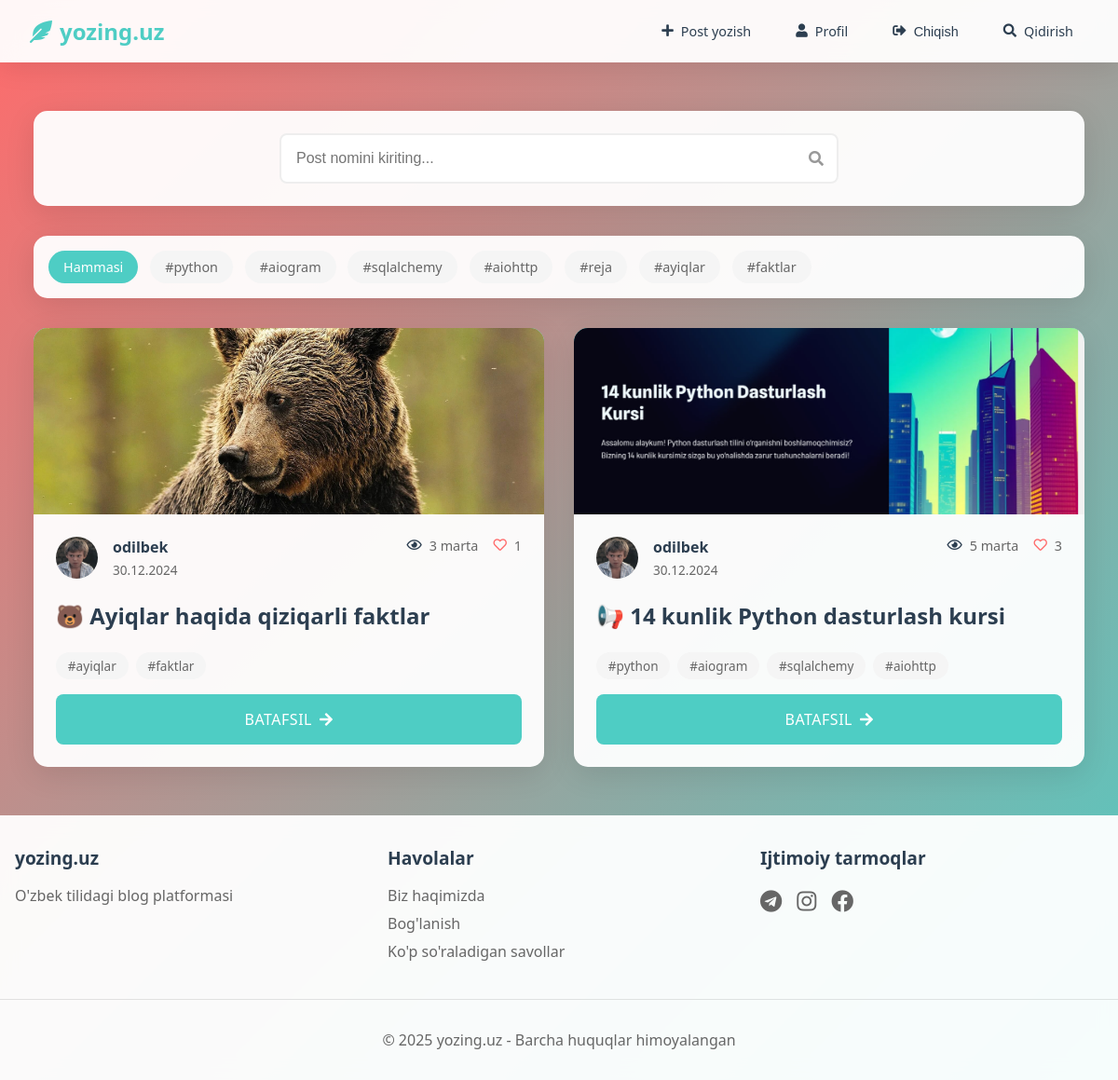
The app's page / (signed in) with its own data.
### blog/models.py (models this page shows, shortened)
class Tag(models.Model):
    name = models.CharField(max_length=50, unique=True)
    slug = models.SlugField(max_length=50, unique=True)

class Post(models.Model):
    title = models.CharField(max_length=200)
    content = models.TextField()
    image = models.ImageField(upload_to='media/images/', null=True, blank=True)
    created_at = models.DateTimeField(auto_now_add=True)
    updated_at = models.DateTimeField(auto_now=True)
    author = models.ForeignKey(User, on_delete=models.CASCADE)
    tags = models.ManyToManyField(Tag, blank=True)
    views = models.PositiveIntegerField(default=0)
    likes = models.ManyToManyField(User, related_name='liked_posts', blank=True)

class Profile(models.Model):
    user = models.OneToOneField(User, on_delete=models.CASCADE)
    avatar = models.ImageField(upload_to='avatars/', null=True, blank=True)
    bio = models.TextField(max_length=500, blank=True)
    position = models.CharField(max_length=100, blank=True)

### blog/views.py (the view)
# urls.py: path('', views.post_list, name='post_list'),
def post_list(request):
    tag = request.GET.get('tag')
    if tag:
        post_list = Post.objects.filter(tags__slug=tag).order_by('-created_at')
    else:
        post_list = Post.objects.all().order_by('-created_at')
    paginator = Paginator(post_list, 9)
    page = request.GET.get('page')
    posts = paginator.get_page(page)
    tags = Tag.objects.all()
    return render(request, 'post_list.html', {
        'posts': posts,
        'tags': tags,
        'current_tag': tag
    })

### blog/templates/post_list.html (shortened to what this page needs)
{% extends 'base.html' %}
{% block content %}
<div class="container">
    <div class="search-header">
        <div class="search-input-group">
            <input
                type="text"
                id="searchInput"
                placeholder="Post nomini kiriting..."
                class="search-input"
                autocomplete="off"
            >
            <i class="fas fa-search search-icon"></i>
        </div>
    </div>
    <div class="tags-filter">
        <a href="{% url 'post_list' %}" class="tag-item {% if not current_tag %}active{% endif %}">
            Hammasi
        </a>
        {% for tag in tags %}
            <a href="{% url 'post_list' %}?tag={{ tag.slug }}"
               class="tag-item {% if current_tag == tag.slug %}active{% endif %}">
                #{{ tag.name }}
            </a>
        {% endfor %}
    </div>
    <div id="searchResults" class="posts-grid">
        {% include 'partial_posts.html' with posts=posts %}
    </div>
</div>
{% endblock %}

### blog/templates/partial_posts.html (shortened to what this page needs)
{% if posts %}
    {% for post in posts %}
        <div class="post-card">
            <div class="post-image">
                {% if post.image %}
                    <img src="{{ post.image.url }}" alt="{{ post.title }}">
                {% else %}
                    <div class="post-image-placeholder">
                        <i class="fas fa-feather-alt"></i>
                        <span>yozing.uz</span>
                    </div>
                {% endif %}
            </div>
            <div class="post-content">
                <div class="post-header">
                    <div class="author-info">
                        <div class="author-avatar">
                            {% if post.author.profile.avatar %}
                                <img src="{{ post.author.profile.avatar.url }}" alt="{{ post.author.username }}">
                            {% else %}
                                <img src="https://ui-avatars.com/api/?name={{ post.author.username }}&background=4ECDC4&color=fff" alt="{{ post.author.username }}">
                            {% endif %}
                        </div>
                        <div class="author-details">
                            <span class="author-name">{{ post.author.username }}</span>
                            <span class="post-date">{{ post.created_at|date:"d.m.Y" }}</span>
                        </div>
                    </div>
                    <div class="post-stats">
                        <span class="post-views">
                            <i class="far fa-eye"></i>
                            {{ post.views }} marta
                        </span>
                        <span class="post-likes">
                            <i class="far fa-heart"></i>
                            {{ post.likes.count }}
                        </span>
                    </div>
                </div>
                <h2 class="post-title">
                    <a href="{% url 'post_detail' post.pk %}">{{ post.title }}</a>
                </h2>
                <div class="post-tags">
                    {% for tag in post.tags.all %}
                        <a href="?tag={{ tag.slug }}" class="post-tag">#{{ tag.name }}</a>
                    {% endfor %}
                </div>
                <a href="{% url 'post_detail' post.pk %}" class="read-more-button">
                    <span>Batafsil</span>
                    <i class="fas fa-arrow-right"></i>
                </a>
            </div>
        </div>
    {% endfor %}
{% else %}
    <div class="no-results">
        <i class="fas fa-search"></i>
        <p>Postlar topilmadi</p>
    </div>
{% endif %}

### blog/templates/base.html (style rules this page uses)
:root { --primary-color: #4ECDC4; --dark-color: #2C3E50; --light-color: #ECF0F1; }
* { margin: 0; padding: 0; box-sizing: border-box; }
body { font-family: system-ui, -apple-system, BlinkMacSystemFont, 'Segoe UI', Roboto, Oxygen, Ubuntu, Cantarell, 'Open Sans', 'Helvetica Neue', sans-serif; background: linear-gradient(135deg, #FF6B6B 0%, #4ECDC4 100%); min-height: 100vh; display: flex; flex-direction: column; }

### blog/templates/partial_posts.html (style rules this page uses)
.post-tags { display: flex; flex-wrap: wrap; gap: 0.5rem; margin-bottom: 1rem; }
.post-tag { padding: 0.3rem 0.8rem; background: #f5f5f5; color: #666; text-decoration: none; border-radius: 15px; font-size: 0.85rem; transition: all 0.3s ease; }

### blog/templates/post_list.html (style rules this page uses)
.container { max-width: 1200px; margin: 2rem auto; padding: 0 1rem; }
.posts-grid { display: grid; grid-template-columns: repeat(3, 1fr); gap: 2rem; }
.post-card { background: rgba(255, 255, 255, 0.95); border-radius: 15px; overflow: hidden; box-shadow: 0 8px 32px rgba(0,0,0,0.1); transition: transform 0.3s ease; height: 100%; display: flex; flex-direction: column; }
.post-image { width: 100%; height: 200px; overflow: hidden; background: linear-gradient(135deg, #4ECDC4, #45B7AC); }
.post-image img { width: 100%; height: 100%; object-fit: cover; transition: transform 0.3s ease; }
.post-content { padding: 1.5rem; flex: 1; display: flex; flex-direction: column; }
.post-header { display: flex; justify-content: space-between; align-items: flex-start; margin-bottom: 1.5rem; }
.author-info { display: flex; align-items: center; gap: 1rem; }
.author-avatar { width: 45px; height: 45px; border-radius: 50%; overflow: hidden; }
.author-avatar img { width: 100%; height: 100%; object-fit: cover; }
.author-details { display: flex; flex-direction: column; gap: 0.2rem; }
.author-name { font-weight: 600; color: var(--dark-color); }
.post-date { font-size: 0.85rem; color: #666; }
.post-stats { display: flex; gap: 1rem; color: #666; font-size: 0.9rem; }
.post-stats span { display: flex; align-items: center; gap: 0.5rem; }
.post-views i { color: #2C3E50; }
.post-likes i { color: #ff6b6b; }
.post-title { margin: 0 0 1.5rem 0; font-size: 1.5rem; line-height: 1.3; }
.post-title a { color: var(--dark-color); text-decoration: none; transition: color 0.3s ease; }
.read-more-button { display: flex; align-items: center; justify-content: center; gap: 0.5rem; width: 100%; padding: 1rem; background: var(--primary-color); color: white; text-decoration: none; border-radius: 8px; transition: all 0.3s ease; font-weight: 500; text-transform: uppercase; letter-spacing: 0.5px; margin-top: auto; }
.read-more-button i { transition: transform 0.3s ease; }
.search-header { background: rgba(255, 255, 255, 0.95); padding: 1.5rem; border-radius: 15px; box-shadow: 0 8px 32px rgba(0,0,0,0.1); margin-bottom: 2rem; }
.search-input-group { max-width: 600px; margin: 0 auto; position: relative; }
.search-input { width: 100%; padding: 1rem 3rem 1rem 1rem; border: 2px solid #eee; border-radius: 8px; font-size: 1rem; transition: all 0.3s ease; }
.search-icon { position: absolute; right: 1rem; top: 50%; transform: translateY(-50%); color: #999; }
@media (max-width: 1200px) { .posts-grid { grid-template-columns: repeat(2, 1fr); } }
.tags-filter { display: flex; flex-wrap: wrap; gap: 0.8rem; margin-bottom: 2rem; padding: 1rem; background: rgba(255, 255, 255, 0.95); border-radius: 15px; box-shadow: 0 8px 32px rgba(0,0,0,0.1); }
.tag-item { padding: 0.5rem 1rem; background: #f5f5f5; color: #666; text-decoration: none; border-radius: 20px; font-size: 0.9rem; transition: all 0.3s ease; }
.tag-item.active { background: var(--primary-color); color: white; }

### records on screen
Tag: name "python"
Tag: name "aiogram"
Tag: name "sqlalchemy"
Tag: name "aiohttp"
Tag: name "reja"
Tag: name "ayiqlar"
Tag: name "faktlar"
Post: image (picture), author.profile.avatar (picture), author.username "odilbek", created_at "30.12.2024", views "3", likes.count "1", title "🐻 Ayiqlar haqida qiziqarli faktlar"
Post: image (picture), author.profile.avatar (picture), author.username "odilbek", created_at "30.12.2024", views "5", likes.count "3", title "📢 14 kunlik Python dasturlash kursi"
